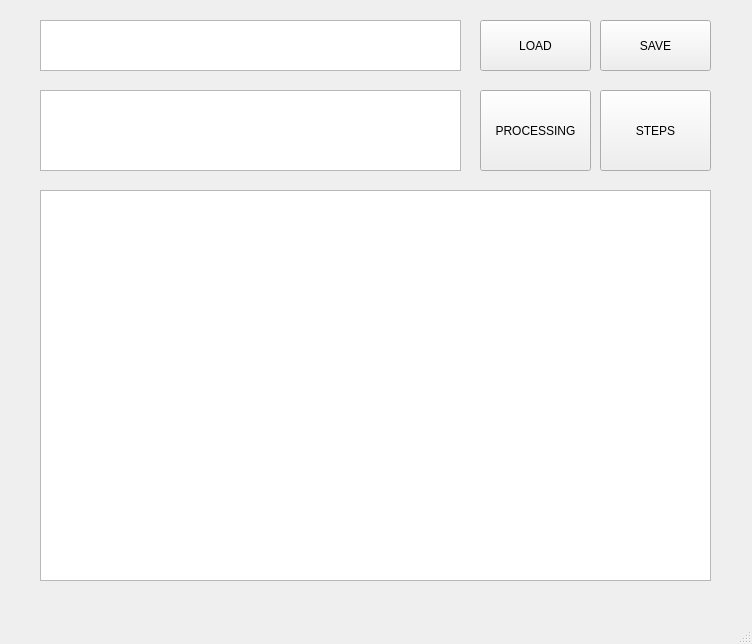
<?xml version="1.0" encoding="UTF-8"?>
<ui version="4.0">
 <class>MainWindow</class>
 <widget class="QMainWindow" name="MainWindow">
  <property name="geometry">
   <rect>
    <x>0</x>
    <y>0</y>
    <width>752</width>
    <height>644</height>
   </rect>
  </property>
  <property name="windowTitle">
   <string>MainWindow</string>
  </property>
  <widget class="QWidget" name="centralwidget">
   <widget class="QTextEdit" name="input">
    <property name="geometry">
     <rect>
      <x>40</x>
      <y>20</y>
      <width>421</width>
      <height>51</height>
     </rect>
    </property>
   </widget>
   <widget class="QTextEdit" name="output">
    <property name="geometry">
     <rect>
      <x>40</x>
      <y>90</y>
      <width>421</width>
      <height>81</height>
     </rect>
    </property>
   </widget>
   <widget class="QGraphicsView" name="graph">
    <property name="geometry">
     <rect>
      <x>40</x>
      <y>190</y>
      <width>671</width>
      <height>391</height>
     </rect>
    </property>
   </widget>
   <widget class="QPushButton" name="openFile">
    <property name="geometry">
     <rect>
      <x>480</x>
      <y>20</y>
      <width>111</width>
      <height>51</height>
     </rect>
    </property>
    <property name="text">
     <string>LOAD</string>
    </property>
   </widget>
   <widget class="QPushButton" name="start">
    <property name="geometry">
     <rect>
      <x>480</x>
      <y>90</y>
      <width>111</width>
      <height>81</height>
     </rect>
    </property>
    <property name="text">
     <string>PROCESSING</string>
    </property>
   </widget>
   <widget class="QPushButton" name="saveFile">
    <property name="geometry">
     <rect>
      <x>600</x>
      <y>20</y>
      <width>111</width>
      <height>51</height>
     </rect>
    </property>
    <property name="text">
     <string>SAVE</string>
    </property>
   </widget>
   <widget class="QPushButton" name="steps">
    <property name="geometry">
     <rect>
      <x>600</x>
      <y>90</y>
      <width>111</width>
      <height>81</height>
     </rect>
    </property>
    <property name="text">
     <string>STEPS</string>
    </property>
   </widget>
  </widget>
  <widget class="QMenuBar" name="menubar">
   <property name="geometry">
    <rect>
     <x>0</x>
     <y>0</y>
     <width>752</width>
     <height>21</height>
    </rect>
   </property>
  </widget>
  <widget class="QStatusBar" name="statusbar"/>
 </widget>
 <resources/>
 <connections/>
</ui>
